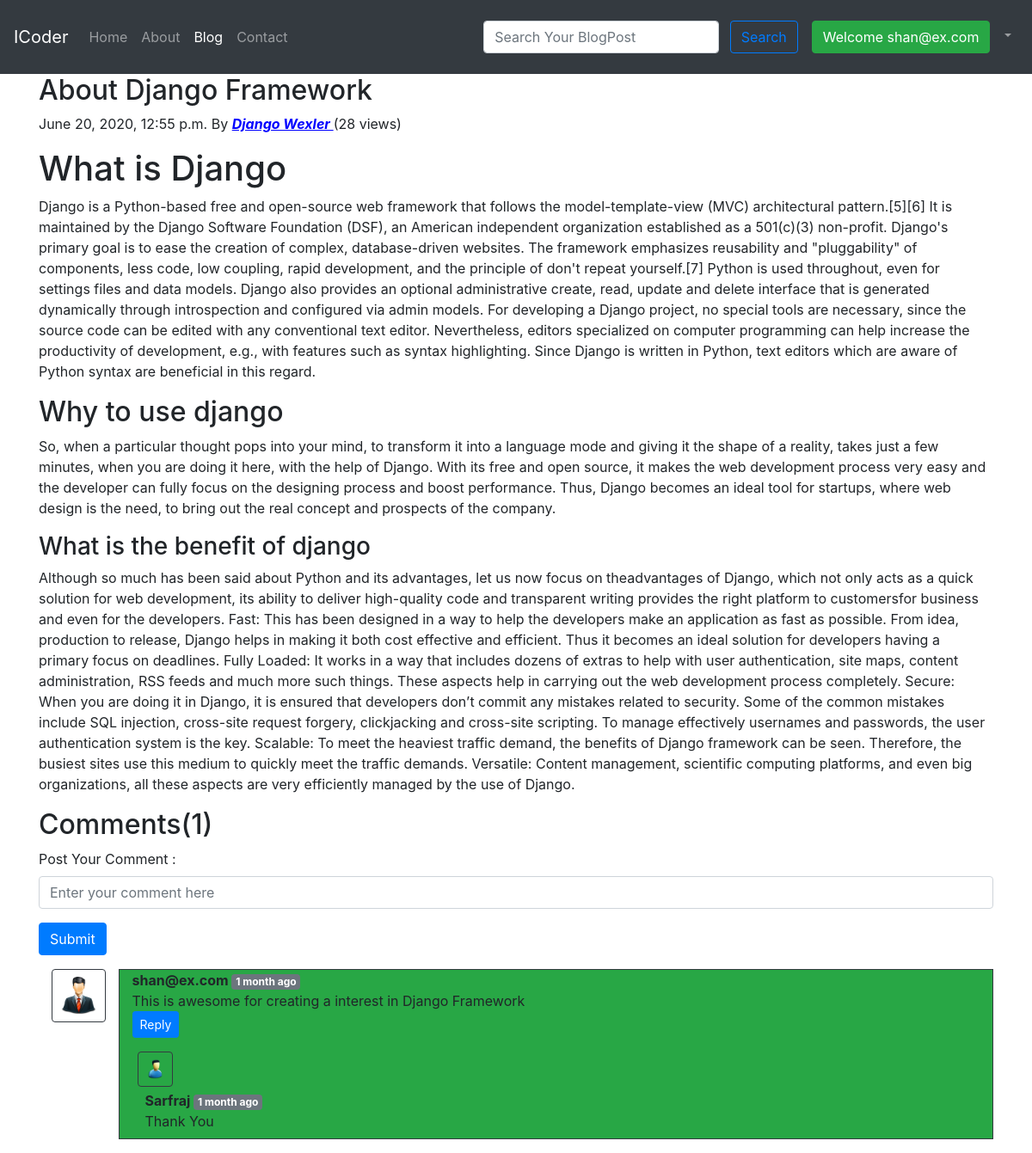
The page /blog/First_Post (signed in) on the database its author committed.
### blog/models.py (models this page shows, shortened)
class Post(models.Model):
    sno = models.AutoField(primary_key = True)
    title = models.CharField(max_length=255)
    content = models.TextField()
    author = models.CharField(max_length=100)
    slug = models.CharField(max_length=130)
    views = models.IntegerField(default=0)
    timeStamp = models.DateTimeField(blank=True)

class BlogComment(models.Model):
    sno = models.AutoField(primary_key = True)
    comment = models.TextField()
    user = models.ForeignKey(User, on_delete=models.CASCADE) ## CASCADE will help user to point any one particular field of model
    post = models.ForeignKey(Post, on_delete=models.CASCADE)
    parent = models.ForeignKey('self', on_delete=models.CASCADE, null=True)
    timestamp = models.DateTimeField(default=now)

### blog/views.py (the view)
# urls.py: path('<str:slug>', views.blogPost, name='blogPost'),
def blogPost(request, slug):
    post = Post.objects.filter(slug = slug).first()
    post.views = post.views + 1
    post.save()
    comments = BlogComment.objects.filter(post=post, parent=None)
    replies = BlogComment.objects.filter(post=post).exclude(parent=None)
    repDict = {}
    for reply in replies:
        if reply.parent.sno not in repDict.keys():
            repDict[reply.parent.sno] = [reply]
        else:
            repDict[reply.parent.sno].append(reply)
    context = {'post':post, 'comments':comments, 'user':request.user, 'repDict':repDict}
    return render(request, 'blog/blogPost.html', context)

### blog/templatetags/extras.py (called while the page is built)
@register.filter(name='get_val')
def get_val(dict, key):
    return dict.get(key)

### templates/blog/blogPost.html (shortened to what this page needs)
{% extends 'base.html' %}
{% block blogactive%} active {% endblock blogactive %}
{% block body %}
{% load humanize %}
{% load extras %}
<div class="container">
    <div class="blog-post">
                <h2 class="blog-post-title">{{post.title}}</h2>
        <p class="blog-post-meta">{{post.timeStamp}} By <b style="color:blue;"><u><i>{{post.author}} </i></u></b></a> (<span>{{post.views}} views</span>)</p>
                <p>{{post.content|safe}}</p>
    </div>
</div>
<div class="container">
    <h2>Comments({{ comments.count }})</h2>
    <div class="my-2">
        {% if user.is_authenticated %}
            <form method= "post" action= "/blog/postComment">
              <div class="form-group">
                <label for="comment">Post Your Comment :</label>
                <input type="text" class="form-control" name="comment" placeholder="Enter your comment here" required>
              </div>
            <button type="submit" class="btn btn-primary">Submit</button>
        </form>
        {% else %}
            <p>Please Login to Post a Comment</p>
        {% endif %}
    </div>
{% for comment in comments %}
    <div class="row my-3 mx-0">
        <div class="col-md-1">
            <img class="rounded mx-auto d-block w-100 p-2 border border-dark" src="/static/user.png" alt="user">
        </div>
        <div class="col-md-11 border border-dark bg-success">
            <b>{{comment.user.username}} </b>  <span class="badge badge-secondary" >{{comment.timestamp | naturaltime}}</span>
        <div>{{comment.comment}}</div>
            {% if user.is_authenticated %}
            <div class="reply mx-0">
                <p>
                  <a class="btn btn-sm btn btn-primary" data-toggle="collapse" href="#replyBox{{comment.sno}}" role="button" aria-expanded="false" aria-controls="replyBox{{comment.sno}}">
                    Reply
                  </a>
                </p>
                {% else %}
                <button class="btn btn-sm btn btn-primary" data-toggle="collapse" href="#replyBox{{comment.sno}}" role="button" aria-expanded="false" aria-controls="replyBox{{comment.sno}}" disabled>
                    Login to Reply
                  </button>
                {% endif %}
                <div class="replies my-2">
                    {% for reply in repDict|get_val:comment.sno %}
                    <div class="row my-1">
                        <div class="col-md-1">
                            <img class="rounded mx-auto d-block w-75 p-2 border border-dark" src="/static/reply.png" alt="user">
                         </div>
                    </div>
                    <div class="col-md-11">
                        <b>{{reply.user.username}} </b>  <span class="badge badge-secondary" >{{reply.timestamp | naturaltime}}</span>
                        <div>{{reply.comment}}</div>
                    </div>
                    {% endfor %}
                </div>
            </div>
    </div>
{% endfor %}
    </div>
    {% endblock body %}

### templates/base.html (shortened to what this page needs)
<!doctype html>
<html lang="en">
  <head>
    <link rel="stylesheet" href="https://stackpath.bootstrapcdn.com/bootstrap/4.5.0/css/bootstrap.min.css">
  </head>
  <body>
    <nav class="navbar navbar-expand-lg navbar-dark bg-dark">
  <a class="navbar-brand" href="/"> ICoder </a>
  <div class="collapse navbar-collapse" id="navbarSupportedContent">
    <ul class="navbar-nav mr-auto">
      <li class="nav-item {% block homeactive%}{% endblock homeactive %}">
        <a class="nav-link" href="/">Home <span class="sr-only">(current)</span></a>
      </li>
      <li class="nav-item {% block aboutactive%}{% endblock aboutactive %}">
        <a class="nav-link" href="/about">About</a>
      </li>
       <li class="nav-item {% block blogactive%}{% endblock blogactive %}">
        <a class="nav-link" href="/blog">Blog</a>
      </li>
         <li class="nav-item {% block contactactive%}{% endblock contactactive %}">
        <a class="nav-link" href="/contact">Contact</a>
      </li>
    </ul>
      <div class="ml-auto form-inline">
    <form method="get" action="/search" class=" my-2 my-lg-0">
      <input class="form-control mr-sm-2" type="search" placeholder="Search Your BlogPost" aria-label="Search" name="search" id="search">
      <button class="btn btn-outline-primary my-2 my-sm-0" type="submit">Search</button>
    </form>
      {% if user.is_authenticated %}
      <ul class="navbar-nav">
          <li>
                  <li class="nav-item dropdown">
                    <a class="nav-link dropdown-toggle" href="#" id="navbarDropdown" role="button" data-toggle="dropdown" aria-haspopup="true" aria-expanded="false">
                        <button type="button" class="btn btn-success m-2">Welcome {{ request.user }}</button>
                    </a>
                    </li>
          </li>
      </ul>
      {% endif %}
      </div>
  </div>
</nav>
    {% block body %}{% endblock body %}
  </body>
</html>

### rows shown on the page
Post: title "About Django Framework", timeStamp "June 20, 2020, 12:55 p.m.", author "Django Wexler", views "28", content "What is Django Django is a Python-based free and open-source web framework that follows the model-template-view (MVC) architectural pattern.[5][6] It is maintained by the Django Software Foundation (DSF), an American independent organization established as a 501(c)(3) non-profit. Django's primary goal is to ease the creation of complex, database-driven websites. The framework emphasizes reusability and \"pluggability\" of components, less code, low coupling, rapid development, and the principle of don't repeat yourself.[7] Python is used throughout, even for settings files and data models. Django also provides an optional administrative create, read, update and delete interface that is…"
BlogComment: user.username "shan@ex.com", timestamp "1 month ago", comment "This is awesome for creating a interest in Django Framework"
BlogComment: user.username "Sarfraj", timestamp "1 month ago", comment "Thank You"

### other values the page prints
{{ request.user }} "shan@ex.com"
{{ comments.count }} "1"
